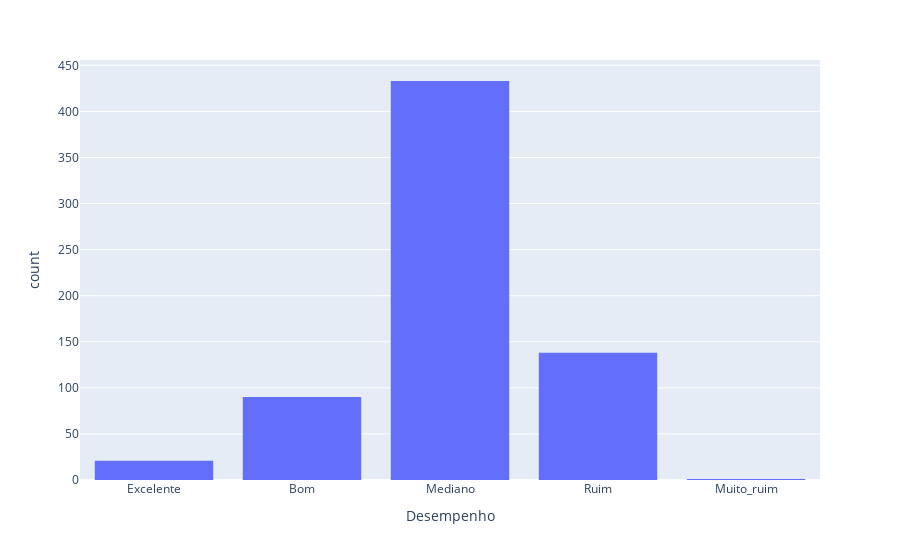

The code cell stored with this chart in its notebook:
### Code cell
px.histogram(Atacante, x = 'Desempenho').show()

### Figure 1 — Plotly figure (JSON) as saved in the notebook; plotly's stock layout.template omitted (floating-point values rounded to 4 significant figures; data arrays with more than 128 entries replaced by an {"elided": "..."} marker saying what was removed)
{"data": [{"alignmentgroup": "True", "bingroup": "x", "hovertemplate": "Desempenho=%{x}<br>count=%{y}<extra></extra>", "legendgroup": "", "marker": {"color": "#636efa", "pattern": {"shape": ""}}, "name": "", "offsetgroup": "", "orientation": "v", "showlegend": false, "type": "histogram", "x": {"elided": "683 str values"}, "xaxis": "x", "yaxis": "y"}], "layout": {"barmode": "relative", "legend": {"tracegroupgap": 0}, "margin": {"t": 60}, "xaxis": {"anchor": "y", "domain": [0, 1], "title": {"text": "Desempenho"}}, "yaxis": {"anchor": "x", "domain": [0, 1], "title": {"text": "count"}}}}
